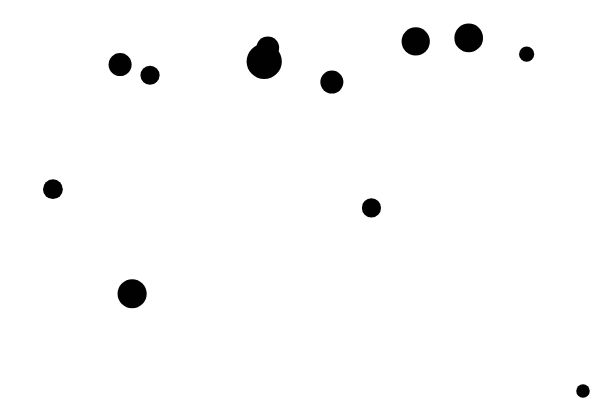
Frame 1 (no input)
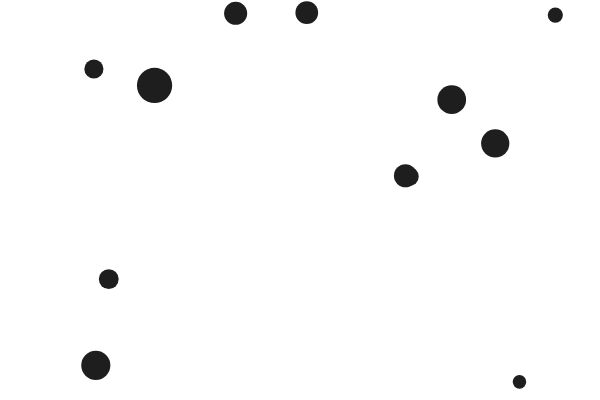
Frame 60 (no input)
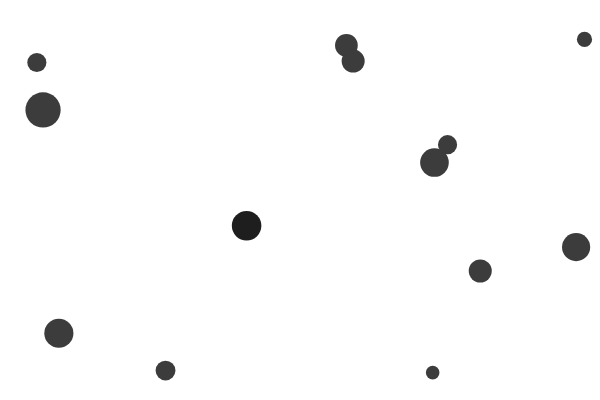
Frame 120 (the mouse pressed at the canvas centre since frame 60)

The p5.js sketch that drew these frames (run headless with seeded random() and noise() and a simulated clock; from frame 60 on, the mouse is pressed at the canvas centre):

// p5.js sketch
// ── sketch.js
let agents = [];
const NUM_START = 12;

function setup() {
  createCanvas(600, 400);
  noStroke();

  for (let i = 0; i < NUM_START; i++) {
    let sz = random(12, 36);
    let x = random(sz / 2, width - sz / 2);
    let y = random(sz / 2, height - sz / 2);
    let speedX = random(-2, 2);
    let speedY = random(-2, 2);
    agents.push(new Agent(x, y, sz, speedX, speedY));
  }
}

function draw() {
  background(255);

  for (let i = 0; i < agents.length; i++) {
    agents[i].update();
    agents[i].show();
  }
}

function mousePressed() {
  let sz = random(16, 40);
  let speedX = random(-2, 2);
  let speedY = random(-2, 2);
  let startX = constrain(mouseX, sz / 2, width - sz / 2);
  let startY = constrain(mouseY, sz / 2, height - sz / 2);
  agents.push(new Agent(startX, startY, sz, speedX, speedY));
}

function keyPressed() {
  if (key == "C" || key == "c") {
    agents = [];
  }
}

class Agent {
  constructor(x, y, sz, speedX, speedY) {
    this.x = x;
    this.y = y;
    this.sz = sz;
    this.dx = speedX;
    this.dy = speedY;
    this.col = 0;
  }

  update() {
    this.x += this.dx;
    this.y += this.dy;

    if (this.col < 255) {
      this.col += 0.5;
    }

    let radius = this.sz / 2;

    if (this.x + radius > width) {
      this.x = width - radius;
      this.dx *= -1;
    } else if (this.x - radius < 0) {
      this.x = radius;
      this.dx *= -1;
    }

    if (this.y + radius > height) {
      this.y = height - radius;
      this.dy *= -1;
    } else if (this.y - radius < 0) {
      this.y = radius;
      this.dy *= -1;
    }
  }

  show() {
    fill(this.col);
    ellipse(this.x, this.y, this.sz);
  }
}
